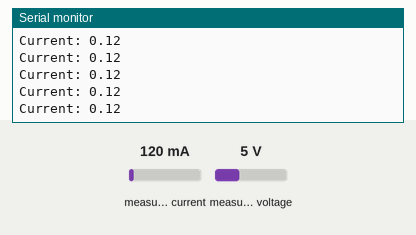
A sketch run on a simulated Arduino Uno, built with avr-gcc and run on an emulated ATmega328P. Parts: the last lines printed to the serial monitor. The inputs (shaded band) are chosen by the test bench; at power-on: measured current 120 mA, measured voltage 5 V.

Above: at 1.2 s.
1.3 s: measured current set to 40 mA
At 1.57 s:
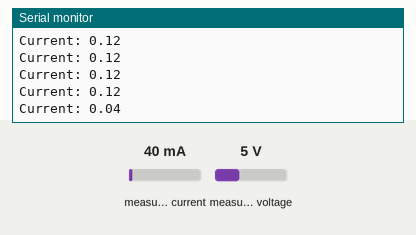
2.8 s: measured current set to 500 mA
At 2.98 s:
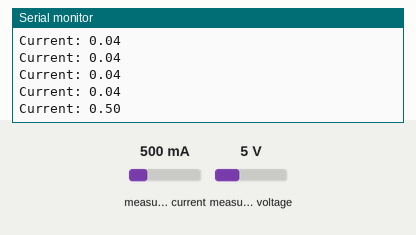
Timing chart, 0 to 5.8 s (numbered marks = the images above; inputs shaded):
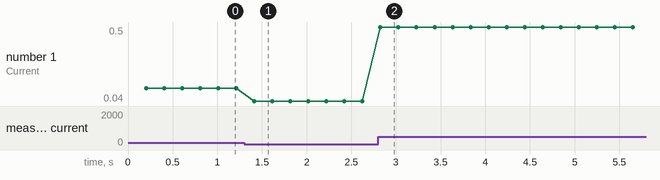

The sketch:

current_calc.ino
```cpp
#include "EmonLib.h"     // Include Emon Library
#define VOLT_CAL 148.7   //will be particular to your project
#define CURRENT_CAL 62.6 //will be particular to your project

//// for total callibration theory->https://github.com/openenergymonitor/learn/blob/master/view/electricity-monitoring/ctac/emonlib-calibration-theory.md
///refer to this video -> https://www.youtube.com/watch?v=Ieuqvo5qxRc for calibration purpose of voltage

// CURRENT_CAL is calculated by the following formula :
//(CT_ratio)/(Burden Resistance)=(100A/.05A)/33 ohms = 62.6

//refer for what is ct ratio -> https://sciencing.com/determine-primary-secondary-transformer-6117755.html


EnergyMonitor emon1;             // Create an instance

void setup()
{
  Serial.begin(9600);

  emon1.voltage(1, VOLT_CAL, 1.7);  // Voltage: input pin, calibration, phase_shift
  emon1.current(0, CURRENT_CAL);       // Current: input pin, calibration.
}

void loop()
{
  emon1.calcVI(20,2000);         // Calculate all. No.of half wavelengths (crossings), time-out

  float currentDraw            = emon1.Irms;             //extract Irms into Variable
  //float supplyVoltage   = emon1.Vrms;                    //extract Vrms into Variable
  Serial.print("Current: ");
  Serial.println(currentDraw);

}
```

Measured:
- after the input at 1.3 s, the serial monitor: prints a new line after 0.11 s (image 1)
- after the input at 2.8 s, the serial monitor: prints a new line at once (image 2)
- plotted number 1: 0.12 → 0.04 after the input at 1.3 s, 0.04 → 0.5 after the input at 2.8 s
